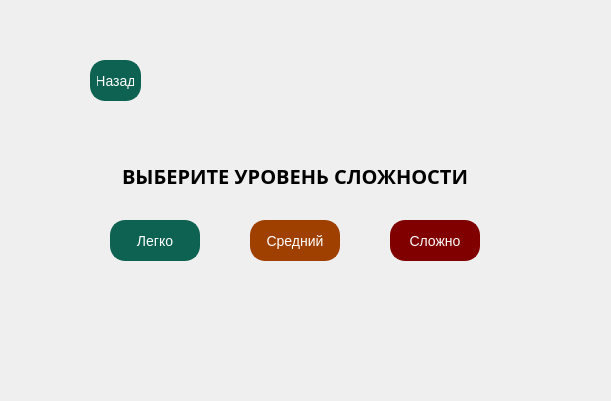
  <widget class="QWidget" name="difficultyWidget" native="true">
   <property name="geometry">
    <rect>
     <x>-50</x>
     <y>-30</y>
     <width>611</width>
     <height>401</height>
    </rect>
   </property>
   <property name="styleSheet">
    <string notr="true">QPushButton {
    border: 2px solid #0e6251; /* цвет обводки кнопки */
    border-radius: 15px; /* закругление углов */
    background-color: #0e6251; /* темно-зеленый цвет фона кнопки */
    color: white; /* цвет текста */
    padding: 8px 16px; /* отступы внутри кнопки */
    font-size: 14px; /* размер шрифта */
}

QPushButton:hover {
    background-color: #117a65; /* изменение цвета фона при наведении */
    border-color: #117a65; /* изменение цвета обводки при наведении */
}

QPushButton:pressed {
    background-color: #0a4c3e; /* изменение цвета фона при нажатии */
    border-color: #0a4c3e; /* изменение цвета обводки при нажатии */
}</string>
   </property>
   <widget class="QPushButton" name="easy_button">
    <property name="enabled">
     <bool>true</bool>
    </property>
    <property name="geometry">
     <rect>
      <x>110</x>
      <y>220</y>
      <width>90</width>
      <height>41</height>
     </rect>
    </property>
    <property name="styleSheet">
     <string notr="true">QPushButton {
    border: 2px solid #0e6251;
    border-radius: 15px; 
    background-color: #0e6251; 
    color: white; 
    padding: 8px 16px; 
    font-size: 14px; 
}

QPushButton:hover {
    background-color: #117a65; 
    border-color: #117a65; 
}

QPushButton:pressed {
    background-color: #0a4c3e; 
    border-color: #0a4c3e; 
}
</string>
    </property>
    <property name="text">
     <string>Легко</string>
    </property>
   </widget>
   <widget class="QPushButton" name="hard_button">
    <property name="geometry">
     <rect>
      <x>390</x>
      <y>220</y>
      <width>90</width>
      <height>41</height>
     </rect>
    </property>
    <property name="styleSheet">
     <string notr="true">QPushButton {
    border: 2px solid #800000; 
    border-radius: 15px;
    background-color: #800000; 
    color: white;
    padding: 8px 16px; 
    font-size: 14px; 
}

QPushButton:hover {
    background-color: #a52a2a;
    border-color: #a52a2a; 
}

QPushButton:pressed {
    background-color: #600000; 
    border-color: #600000; 
}
</string>
    </property>
    <property name="text">
     <string>Сложно</string>
    </property>
   </widget>
   <widget class="QLabel" name="difficulty_label">
    <property name="geometry">
     <rect>
      <x>110</x>
      <y>150</y>
      <width>370</width>
      <height>51</height>
     </rect>
    </property>
    <property name="font">
     <font>
      <family>Book Antiqua</family>
      <pointsize>-1</pointsize>
      <italic>false</italic>
      <bold>true</bold>
     </font>
    </property>
    <property name="styleSheet">
     <string notr="true">QLabel {
    font-size: 20px;
    text-transform: uppercase;
    color: #000;
}
</string>
    </property>
    <property name="text">
     <string>ВЫБЕРИТЕ УРОВЕНЬ СЛОЖНОСТИ</string>
    </property>
    <property name="alignment">
     <set>Qt::AlignCenter</set>
    </property>
   </widget>
   <widget class="QPushButton" name="medium_button">
    <property name="geometry">
     <rect>
      <x>250</x>
      <y>220</y>
      <width>90</width>
      <height>41</height>
     </rect>
    </property>
    <property name="styleSheet">
     <string notr="true">QPushButton {
    border: 2px solid #a04000; 
    border-radius: 15px;
    background-color: #a04000; 
    color: white;
    padding: 8px 8px; 
    font-size: 14px; 
}

QPushButton:hover {
    background-color: #823b0b; 
    border-color: #823b0b; 
}

QPushButton:pressed {
    background-color: #5a2c00;
    border-color: #5a2c00;
}
</string>
    </property>
    <property name="text">
     <string>Средний</string>
    </property>
   </widget>
   <widget class="QPushButton" name="back_to_menu_button">
    <property name="enabled">
     <bool>true</bool>
    </property>
    <property name="geometry">
     <rect>
      <x>90</x>
      <y>60</y>
      <width>51</width>
      <height>41</height>
     </rect>
    </property>
    <property name="styleSheet">
     <string notr="true">QPushButton {
    border: 2px solid #0e6251; /* цвет обводки кнопки */
    border-radius: 15px; /* более сильное закругление углов */
    background-color: #0e6251; /* темно-зеленый цвет фона кнопки */
    color: white; /* цвет текста */
    padding: 8px 5px; /* отступы внутри кнопки */
    font-size: 14px; /* размер шрифта */
}

QPushButton:hover {
    background-color: #117a65; /* изменение цвета фона при наведении */
    border-color: #117a65; /* изменение цвета обводки при наведении */
}

QPushButton:pressed {
    background-color: #0a4c3e; /* изменение цвета фона при нажатии */
    border-color: #0a4c3e; /* изменение цвета обводки при нажатии */
}
</string>
    </property>
    <property name="text">
     <string>Назад</string>
    </property>
   </widget>
  </widget>
